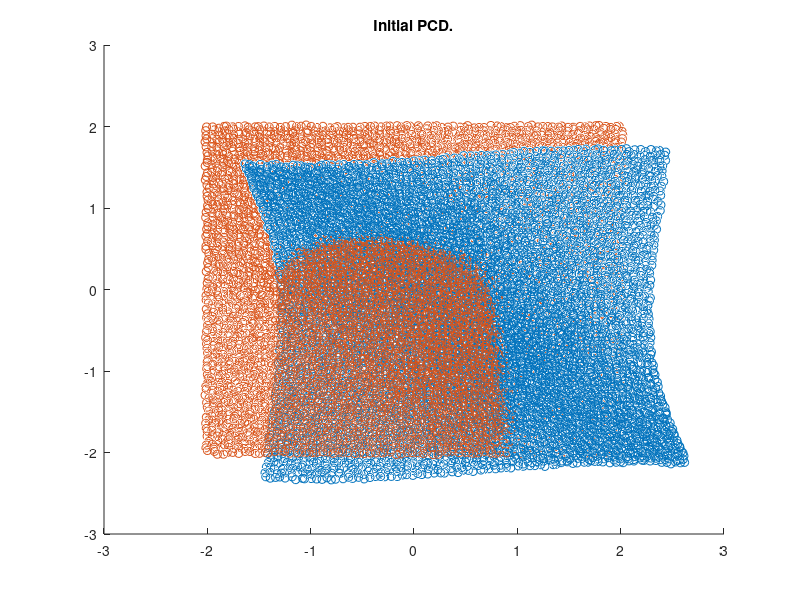

The MATLAB script that drew this image: (Note: this script raises an error after producing the figure.)
% AUTHORS
% Selene Baez & Ildefonso Ferreira Pica
% 
% DESCRIPTION
% Test script to validate our implementation of the ICP algorithm.

load('source.mat');
load('target.mat');

base = source';
target = target';

% Plot PCDs prior to ICP
figure; hold on
scatter3(base(:, 1), base(:, 2), base(:, 3))
scatter3(target(:, 1), target(:, 2), target(:, 3))
title('Initial PCD.')

n_samples = min(size(base, 1), size(target, 1));
% Perform the ICP
[~, ~, R, T, diff_list] = ICP(base, target, n_samples, 30, 0.001);
% Compose the transformation matrix (4x4)
M = [R, T'; 0 0 0 1];
% Modify the target PCD matrix, to allow for multiplication with M
target_h = [target, ones(length(target), 1)];
% Apply the transformation matrix on the target PCD matrix
match  = (M * target_h')';

% Plot the results
figure; hold on
scatter3(base(:, 1), base(:, 2), base(:, 3))
scatter3(match(:, 1), match(:, 2), match(:, 3))
title('PCD after alignment with ICP algorithm.')

% Plot the difference in distance between the two PCDs across iterations
figure; hold on
plot(diff_list,'+-')
xlabel('Iterative count')
ylabel('Improvement in Difference of Distance')
title('Improvement in each iterative step')